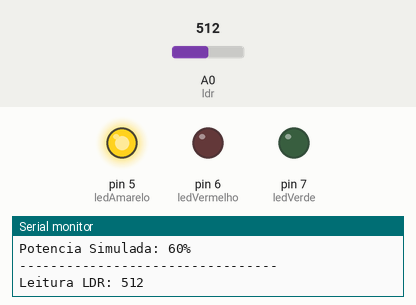
The sketch below on a simulated Arduino Uno, built with avr-gcc and run on an emulated ATmega328P. Shown: output pins drawn as LEDs (lit = HIGH), the last lines printed to the serial monitor. The inputs (shaded band) are chosen by the test bench; at power-on: A0 (ldr) = 512.

Above: at 1.2 s.
1.3 s: A0 (ldr) set to 209
5.5 s: A0 (ldr) set to 186
At 6.8 s:
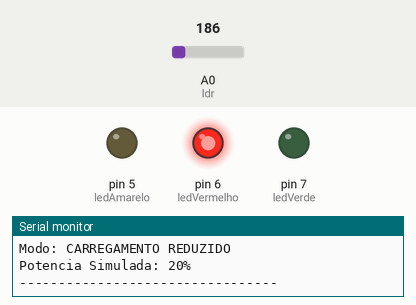
8.0 s: A0 (ldr) set to 910
At 9.5 s:
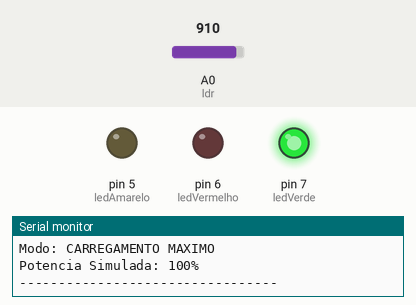
10.1 s: A0 (ldr) set to 891
At 11.9 s:
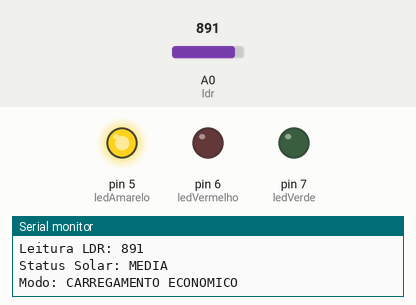
12.2 s: A0 (ldr) set to 1023
At 13.6 s:
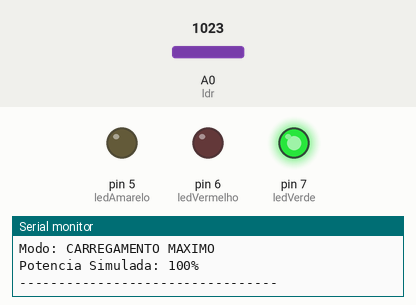
Timing chart, 0 to 15.2 s (numbered marks = the images above; inputs shaded):
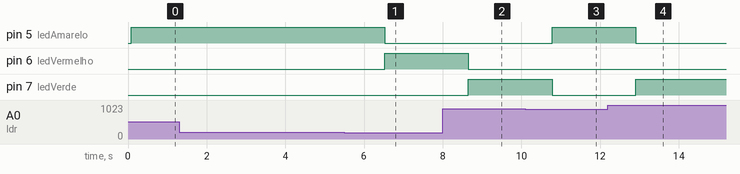

Measured:
- the behaviour switches between 201 and 200 on A0 (ldr) (found by bisection; images 0 and 1)
- the behaviour switches between 901 and 900 on A0 (ldr) (found by bisection; images 2 and 3)
- after the input at 5.5 s, pin 5 (ledAmarelo): HIGH → LOW after 1.0 s; pin 6 (ledVermelho): LOW → HIGH after 1.0 s
- after the input at 8.0 s, pin 6 (ledVermelho): HIGH → LOW after 0.65 s; pin 7 (ledVerde): LOW → HIGH after 0.65 s
- after the input at 10.1 s, pin 5 (ledAmarelo): LOW → HIGH after 0.68 s; pin 7 (ledVerde): HIGH → LOW after 0.68 s
- after the input at 12.2 s, pin 5 (ledAmarelo): HIGH → LOW after 0.71 s; pin 7 (ledVerde): LOW → HIGH after 0.71 s

The sketch:

codigo.ino
```cpp
int ldr = A0;

int ledVerde = 7;
int ledAmarelo = 5;
int ledVermelho = 6;

void setup() {

  pinMode(ledVerde, OUTPUT);
  pinMode(ledAmarelo, OUTPUT);
  pinMode(ledVermelho, OUTPUT);

  Serial.begin(9600);

  Serial.println("=================================");
  Serial.println("GOODCHARGE AI");
  Serial.println("Sistema Inteligente de Carregamento EV");
  Serial.println("=================================");
}

void loop() {

  int valorLuz = analogRead(ldr);

  Serial.print("Leitura LDR: ");
  Serial.println(valorLuz);

  // RESET DOS LEDS
  digitalWrite(ledVerde, LOW);
  digitalWrite(ledAmarelo, LOW);
  digitalWrite(ledVermelho, LOW);

  // =====================================
  // ALTA DISPONIBILIDADE SOLAR (> 900)
  // =====================================
  if (valorLuz > 900) {

    digitalWrite(ledVerde, HIGH);

    Serial.println("Status Solar: ALTA");
    Serial.println("Modo: CARREGAMENTO MAXIMO");
    Serial.println("Potencia Simulada: 100%");
  }

  // =====================================
  // DISPONIBILIDADE MÉDIA (> 200)
  // =====================================
  else if (valorLuz > 200) {

    digitalWrite(ledAmarelo, HIGH);

    Serial.println("Status Solar: MEDIA");
    Serial.println("Modo: CARREGAMENTO ECONOMICO");
    Serial.println("Potencia Simulada: 60%");
  }

  // =====================================
  // BAIXA DISPONIBILIDADE SOLAR (≤ 200)
  // =====================================
  else {

    digitalWrite(ledVermelho, HIGH);

    Serial.println("Status Solar: BAIXA");
    Serial.println("Modo: CARREGAMENTO REDUZIDO");
    Serial.println("Potencia Simulada: 20%");
  }

  Serial.println("---------------------------------");

  delay(1000);
}
```
